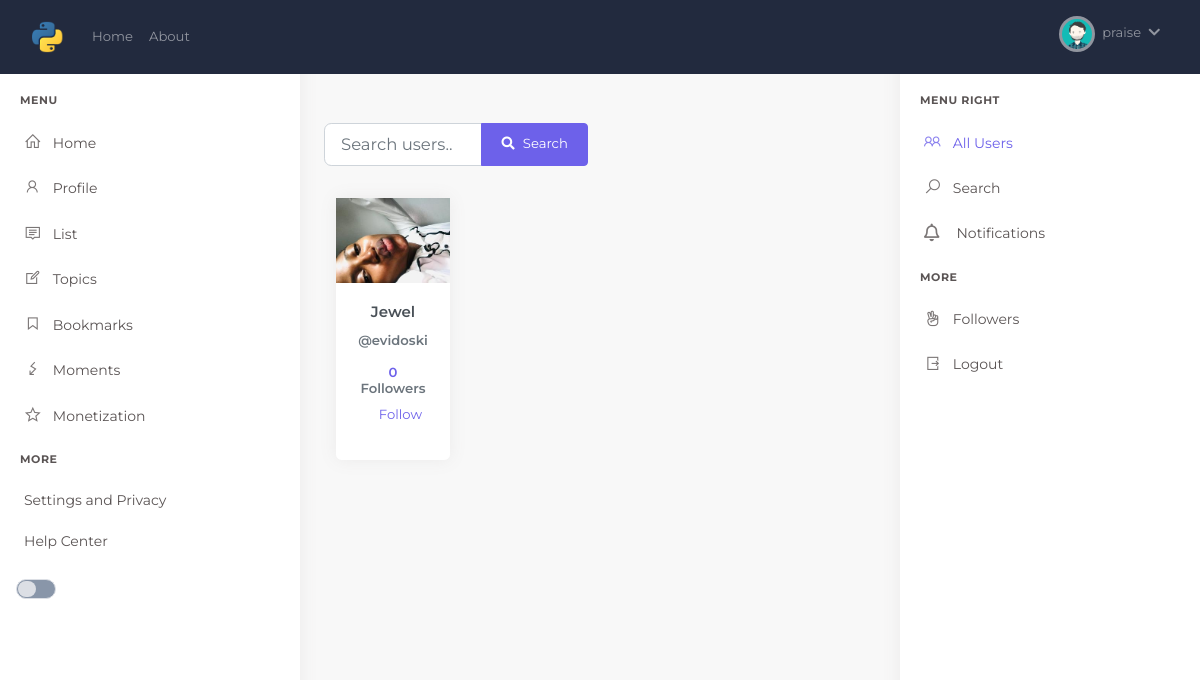
Page /users/ (signed in) on the earlier database version.
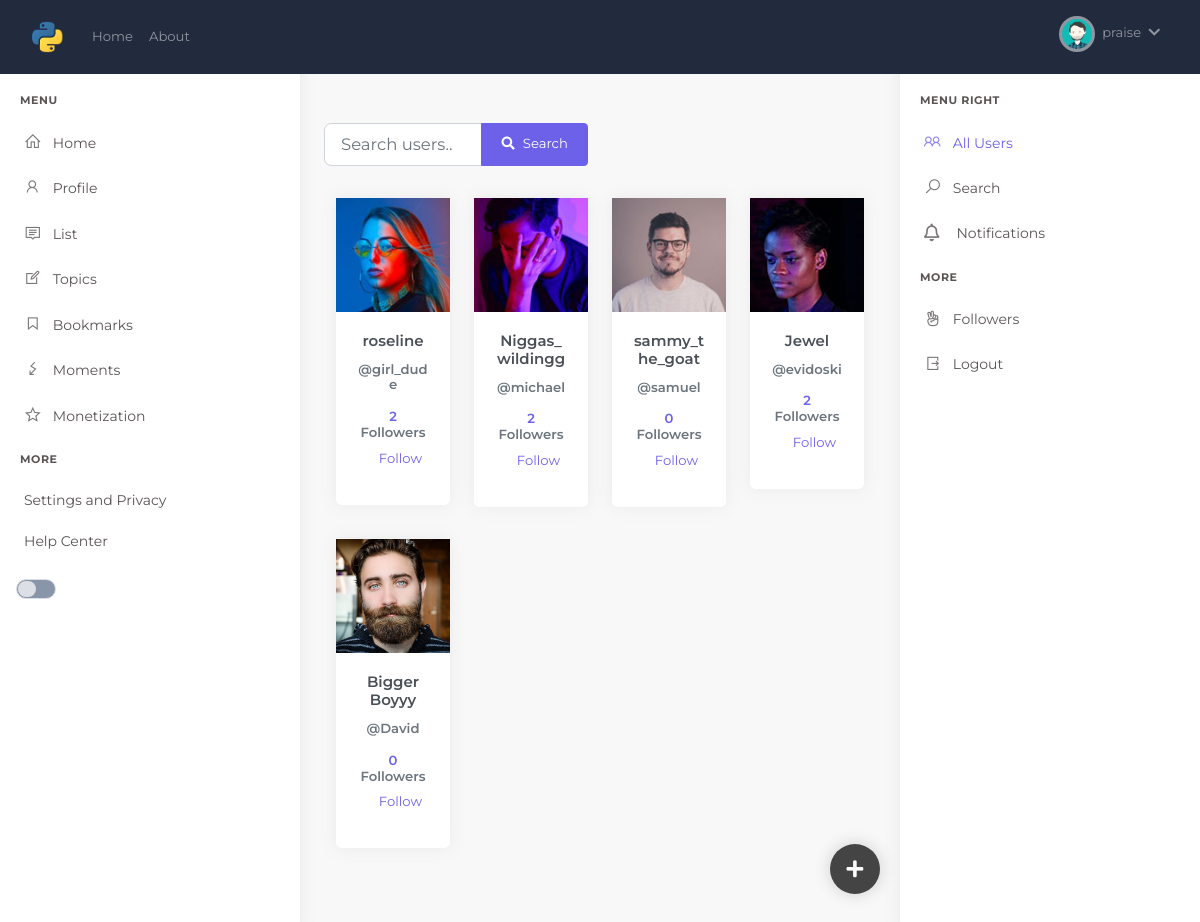
Same page on the later database version.
### users/models.py (models this page shows, shortened)
class Profile(models.Model):
    user = models.OneToOneField(User, on_delete=models.CASCADE)
    displayname = models.CharField('Name', default='', max_length=25, blank=True, null=True)
    slug = AutoSlugField(populate_from='user', null=True)
    bio = models.TextField(default='', blank=True, null=True)
    birthday = models.DateField('Birthday', blank=True, null=True)
    image = models.ImageField(default='default.png', upload_to='profile_pics', blank=True, null=True)
    coverimage = models.ImageField(default='default.png', upload_to='cover_pics', blank=True, null=True)
    followers = models.ManyToManyField("Profile", blank=True)
    def get_absolute_url(self):
        return "/users/profile/{}".format(self.slug)

### users/views.py (the view)
# urls.py: path('users/', user_views.users_list, name='users_list'),
@login_required
def users_list(request):
    user=request.user
    users = Profile.objects.exclude(user=request.user)
    my_followers = request.user.profile.followers.all()
    rec_follow_requests = FollowRequest.objects.filter(to_user=user)
    sent_to = []
    followers = []
    for user in my_followers:
        follower = user.followers.all()
        for f in follower:
            if f in followers:
                follower = follower.exclude(user=f.user)
        followers += follower
    for i in my_followers:
        if i in followers:
            followers.remove(i)
    if request.user.profile in followers:
        followers.remove(request.user.profile)
    random_list = random.sample(list(users), min(len(list(users)), 10))
    for r in random_list:
        if r in followers:
            random_list.remove(r)
    followers += random_list
    context = {
        'users': followers,
        'sent': sent_to,
        'my_followers': my_followers,
        'rec_follow_requests': rec_follow_requests
    }
    return render(request, "users/users_list.html", context)

### users/templates/users/users_list.html
{% extends "blog/base.html" %}
{% block content %}
<div class="main-content">
    <div class="page-content">
        <div class="container-fluid">
            {% block searchform %}
            <div class="row ">
                <div class="col-12 col-sm-12 col-md-4 col-xl-6">
                            <form class=" my-2 my-lg-0" action="{% url 'search_users' %}" method="get">
                                <div class="form-group">
                                    <div class="input-group h-100"  >
                                        <input type="text" class="form-control form-control-lg" name="q" placeholder="Search users.." aria-label="Search users..">
                                        <div class="input-group-append">
                                            <button class="btn btn-primary waves-effect waves-light" type="submit"><i class="fas fa-search mr-2"></i>Search</button>
                                        </div>
                                    </div>
                                </div>
                            </form>
                </div>
            </div>
            {% endblock searchform %}
                <div class="container">
                    <div class="row">
                        {% if users %}
                            {% for user_p in users %}
                                <div class="col-md-3">
                                    <div class="card-deck-wrapper">
                                        <div class="card-deck">
                                            <div class="card card-signin card-animate my-3">
                                                <a href="{{ user_p.get_absolute_url }}"><img class="card-img-top" src="{{ user_p.image.url }}" alt=""/></a>
                                                <div class="card-body">
                                                <h5 class="card-title text-center">{{ user_p.displayname }}</h5>
                                                <h6 class="text-center">
                                                    <a href="{{ user_p.get_absolute_url }}"><p class="text-muted"><span>@</span>{{user_p.user}}</p></a>
                                                </h6>
                                                <h6 class="text-center">
                                                    <a href="/users/followers/{{user_p.id}}">
                                                    {{ user_p.followers.count }}<span class="text-muted"> Follower{{ user_p.followers.count|pluralize }}</span></a>
                                                </h6>
                                                    {% if not user_p.user in sent %}
                                                        <p class="float-right">
                                                            <a class=" mr-2" href="{% url 'send_follower_request' user_p.id %}">Follow</a>
                                                        </p>
                                                    {% else %}
                                                        <p class="float-right">
                                                            <a class=" mr-2" href="/users/follow-request/cancel/{{u.id}}">Cancel Request</a>
                                                        </p>
                                                    {% endif %}
                                                </div>
                                            </div>
                                        </div>
                                    </div>
                                </div>
                            {% endfor %}
                        {% else %}
                            <br /><br />
                            <h2><i>No new people found!</i></h2>
                        {% endif %}
                    </div>
                </div>
        </div>
    </div>
        {% if user.is_authenticated %}
            <div>
                    <a href="{% url 'post-create' %}">
                        <i class="fas fa-plus add_new"></i>
                    </a>
            </div>
        {% endif %}
</div>
{% endblock content %}

### blog/templates/blog/base.html (shortened to what this page needs)
{% load static %}
<!doctype html>
<html>
    <head>
        <link rel="stylesheet" href="" type="text/css">
        <link rel="stylesheet" href="{% static 'blog/plugins/dropify/dropify.min.css' %}" type="text/css">
            <link rel="stylesheet" type="text/css" href="{% static 'blog/main.css' %}">
            <link rel="stylesheet" type="text/css" href="{% static 'blog/fontawesome5/css/all.css' %}">
            <link rel="stylesheet" type="text/css" href="{% static 'blog/line-awesome/css/line-awesome.css' %}">
        <link rel="stylesheet" href="{% static 'blog/plugins/select2/select2.min.css' %}" type="text/css">
        <link rel="stylesheet" href="{% static 'blog/plugins/bootstrap-datepicker/bootstrap-datepicker.min.css' %}" type="text/css">
        <link rel="stylesheet" href="{% static 'blog/plugins/icons.min.css' %}" type="text/css">
        <link rel="stylesheet" href="{% static 'blog/plugins/bootstrap.min.css' %}" type="text/css">
        <link rel="stylesheet" href="{% static 'blog/plugins/theme.min.css' %}" type="text/css">
    </head>
    <body>
        <nav class="navbar navbar-expand-lg navbar-dark bg-dark sticky-top">
            <div class="container-fluid">
              <a class="navbar-brand" href="/">
                  <img src="{% static 'blog/logo3.png' %}" width="40px"/>
              </a>
              <div class="collapse navbar-collapse" id="navbarSupportedContent">
                <ul class="navbar-nav mr-auto">
                  <li class="nav-item">
                    <a class="nav-link" href="{% url 'blog-home' %}">Home <span class="sr-only">(current)</span></a>
                  </li>
                  <li class="nav-item">
                    <a class="nav-link" href="{% url 'blog-about' %}">About</a>
                  </li>
                </ul>
                <ul class="navbar-nav">
                    {% if user.is_authenticated %}
                          <li class="nav-item dropdown">
                            <a class="nav-link navbar-link waves-effect" href="javascript:void(0)" id="page-header-user-dropdown" data-toggle="dropdown" aria-haspopup="true" aria-expanded="false">
                                <img width="30px" class="rounded-circle header-profile-user" src="{{ user.profile.image.url }}"  />
                                <span class="d-none d-sm-inline-block ml-1 font-size-13">{{user.username}}</span>
                                <span class="icon icon-small mx-1"><span class="fas fa-chevron-down"></span></span>
                            </a>
                        </li>
                    {% else %}
                      <li class="nav-item"><a class="nav-link" href="{% url 'login' %}">Login</a></li>
                      <li class="nav-item"><a class="nav-link" href="{% url 'register' %}">Register</a></li>
                    {% endif %}
                </ul>
              </div>
            </div>
        </nav>
        <div id="layout-wrapper">
<div class="">
                <div class="vertical-menu left-menu" id="">
                    <div data-simplebar class="h-100">
                        <div class="navbar-brand-box">
                            <a href="index.html" class="logo">
                            </a>
                        </div>
                        <div id="sidebar-menu">
                            <ul class="metismenu list-unstyled" id="side-menu">
                                <li class="menu-title">Menu</li>
                                <li><a href="{% url 'blog-home' %}" class="waves-effect d-flex align-items-center"><i class="la la-home"></i><span>Home</span></a></li>
                                <li>
                                    <a href="{% url 'profile' %}"  class="waves-effect d-flex align-items-center"><i class="la la-user"></i><span>Profile</span></a>
                                </li>
                                <li><a href="#" class="waves-effect d-flex align-items-center"><i class="la la-comment"></i><span>List</span></a></li>
                                <li><a href="#" class="waves-effect d-flex align-items-center"><i class="la la-pencil-square"></i><span>Topics</span></a></li>
                                <li><a href="#" class="waves-effect d-flex align-items-center"><i class="la la-bookmark"></i><span>Bookmarks</span></a></li>
                                <li><a href="#" class="waves-effect d-flex align-items-center"><i class="la la-flash"></i><span>Moments</span></a></li>
                                <li><a href="#" class="waves-effect d-flex align-items-center"><i class="la la-star-o"></i><span>Monetization</span></a></li>
                                <li class="menu-title">More</li>
                                <li><a href="#" class=" waves-effect"><span>Settings and Privacy</span></a></li>
                                <li>
                                    <a href="#" class="waves-effect"><span>Help Center</span></a>
                                </li>
                                {% if user.is_authenticated %}
                                    <li>
                                        <div class="theme-switch">
                                            <label class="theme-switch_label" for="themeSwitchToggle"></label>
                                        </div>
                                    </li>
                                {% endif %}
                            </ul>
                        </div>
                    </div>
                </div>
                        {% block content %}
                        {% endblock %}
                        <div class="vertical-menu right-menu" id="vertical-menu-right">
                            <div data-simplebar class="h-100">
                                <div class="navbar-brand-box">
                                    <a href="index.html" class="logo">
                                    </a>
                                </div>
                                <div id="sidebar-menu">
                                    <ul class="metismenu list-unstyled" id="side-menu">
                                        <li class="menu-title">Menu Right</li>
                                        <li><a href="{% url 'users_list' %}" class="waves-effect d-flex align-items-center"><i class="la la-users"></i><span>All Users</span></a></li>
                                        <li><a href="{% url 'search_users' %}" class="waves-effect d-flex align-items-center"><i class="la la-search"></i><span>Search</span></a></li>
                                        <li>
                                            <a href="{% url 'notification' %}" class="waves-effect"><i class="far fa-bell"></i>
                                            <span>Notifications</span>
                                            </a>
                                        </li>
                                        {% if request.user.is_authenticated %}
                                            <li class="menu-title">More</li>
                                            <li><a href="{% url 'follower_list' %}" class=" waves-effect"><i class="la la-hand-peace-o"></i><span>Followers</span></a></li>
                                            <li>
                                                <a href="{% url 'logout' %}" class="waves-effect"><i class="la la-sign-out"></i><span>Logout</span></a>
                                            </li>
                                        {% endif %}
                                    </ul>
                                </div>
                            </div>
                        </div>
    </div>
    </div>
    </body>
</html>

### blog/static/blog/main.css (style rules this page uses)
body { background: #fafafa; color: #333333; margin-top: 5rem; }
h1, h2, h3, h4, h5, h6 { color: #444444; }
ul { margin: 0; }

### blog/templates/blog/base.html (style rules this page uses)
.page-content { padding: calc(25px + 24px) calc(24px / 2) 70px calc(24px / 2); }
.add_new { opacity: 0.5; -webkit-animation: dominion-scrolltop-show-animation 0.4s ease-out 1; animation: dominion-scrolltop-show-animation 0.4s ease-out 1; display: -webkit-box; display: -ms-flexbox; display: flex; color: white; text-decoration: none; font-size: 1.2rem; }
.add_new { -webkit-box-pack: center; -ms-flex-pack: center; justify-content: center; -webkit-box-align: center; -ms-flex-align: center; align-items: center; width: 50px; height: 50px; position: fixed; bottom: 40px; right: 320px; cursor: pointer; z-index: 999; background: #444444; -webkit-box-shadow: 0 0 15px 1px rgba(69, 65, 78, 0.2); box-shadow: 0 0 15px 1px rgba(69, 65, 78, 0.2); opacity: 1; -webkit-transition: all 0.3s; transition: all 0.3s; border-radius: 50%; }
.main-content { margin-left: 300px; margin-right: 300px; overflow: hidden; }
.vertical-menu { width:300px; transition: all .4s; }
.vertical-menu.right-menu { float:right; right: 0; }
.vertical-menu.left-menu { left:0; }
.theme-switch { display: flex; justify-content: flex-start; position: relative; z-index: 0; padding: 1rem; }
.theme-switch_label { outline: 0; display: block; width: 3em; height: 1.5em; position: relative; cursor: pointer; -webkit-user-select: none; -moz-user-select: none; -ms-user-select: none; user-select: none; padding: 1px; background-color: #8996a9; border: 1px solid #dcdfe5; border-radius: 2em; transition: all 0.2s ease; }
.theme-switch_label::after { content: ""; display: block; position: relative; width: 50%; height: 100%; background-color: #dcdfe5; border-radius: 1em; transition: all 0.2s ease; }

Differences in the rows shown:
added Profile: image (picture), displayname "roseline", user "girl_dude", followers.count "2", shows "Follow"
added Profile: image (picture), displayname "Niggas_wildingg", user "michael", followers.count "2", shows "Follow"
added Profile: image (picture), displayname "sammy_the_goat", user "samuel", followers.count "0", shows "Follow"
changed Profile "Jewel": image: a different picture; followers.count "0" → "2"
added Profile: image (picture), displayname "Bigger Boyyy", user "David", followers.count "0", shows "Follow"
